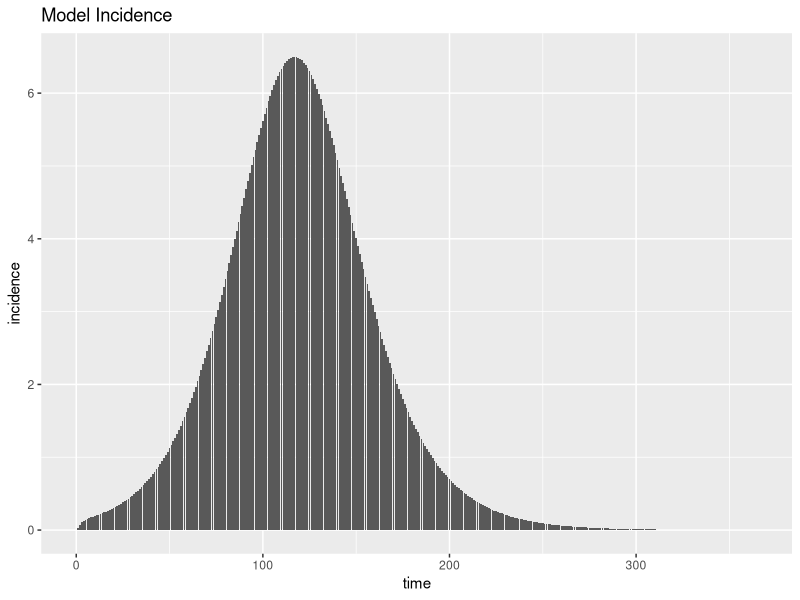
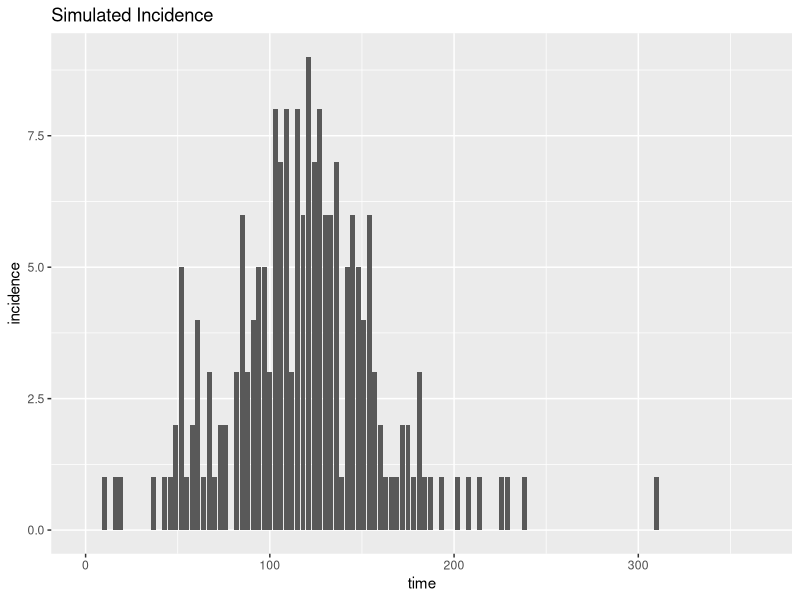
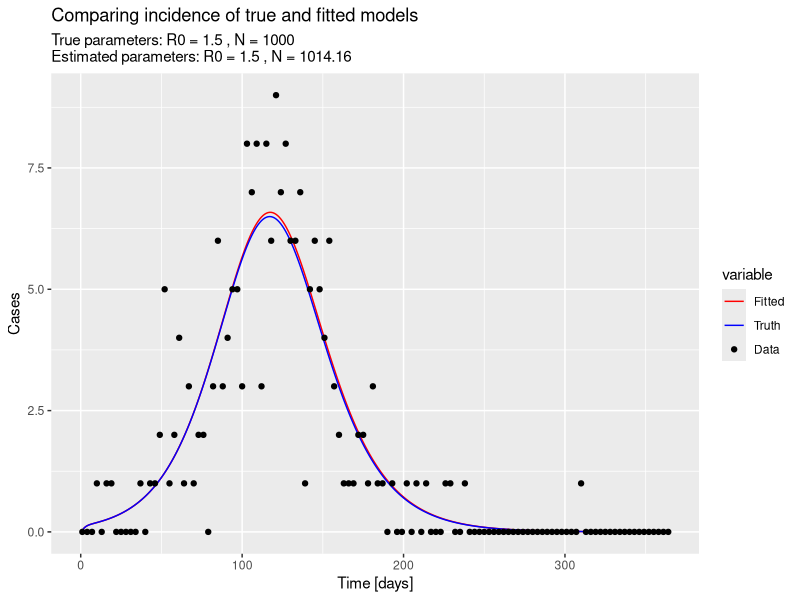
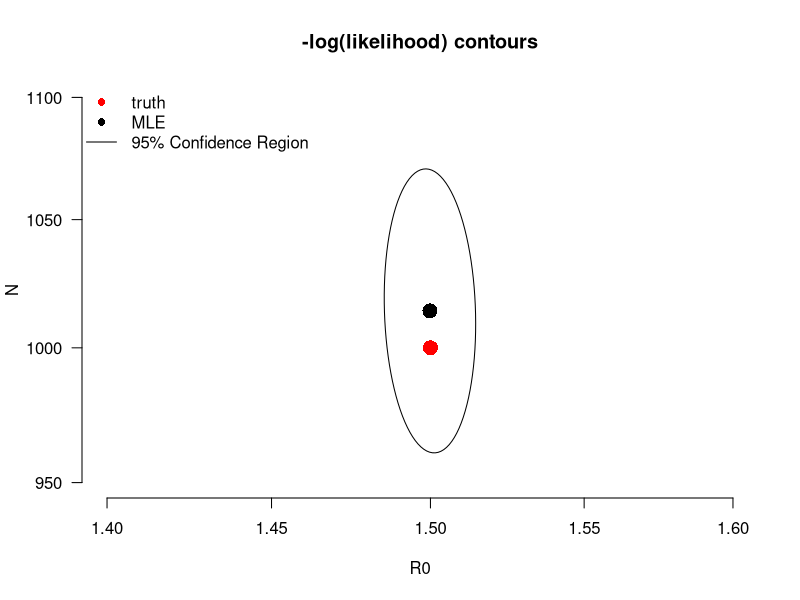
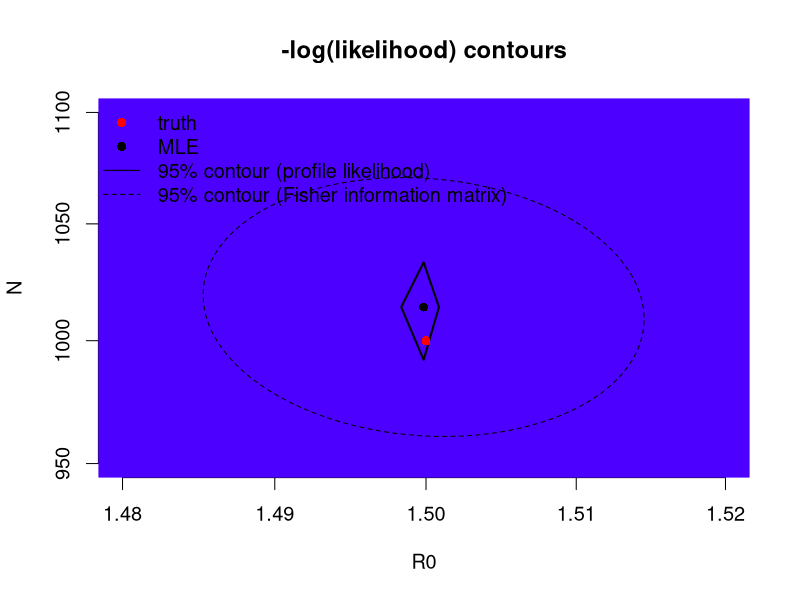
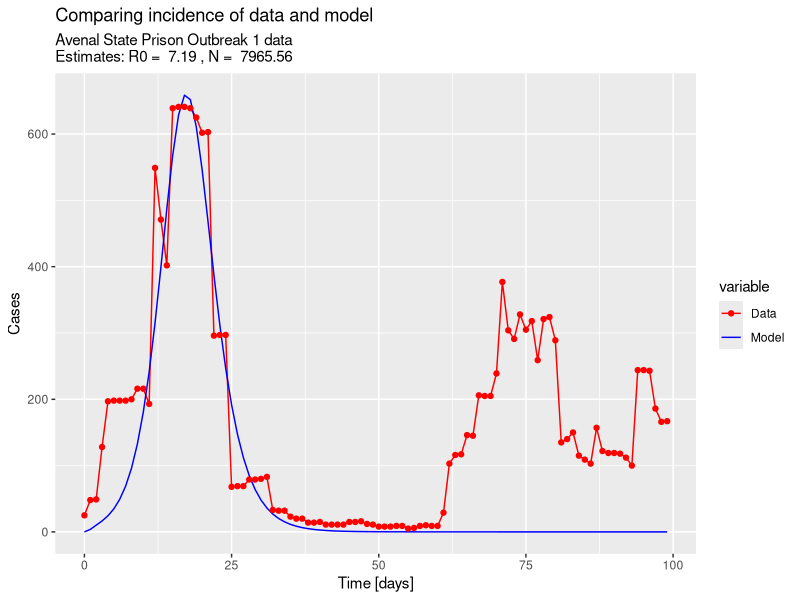
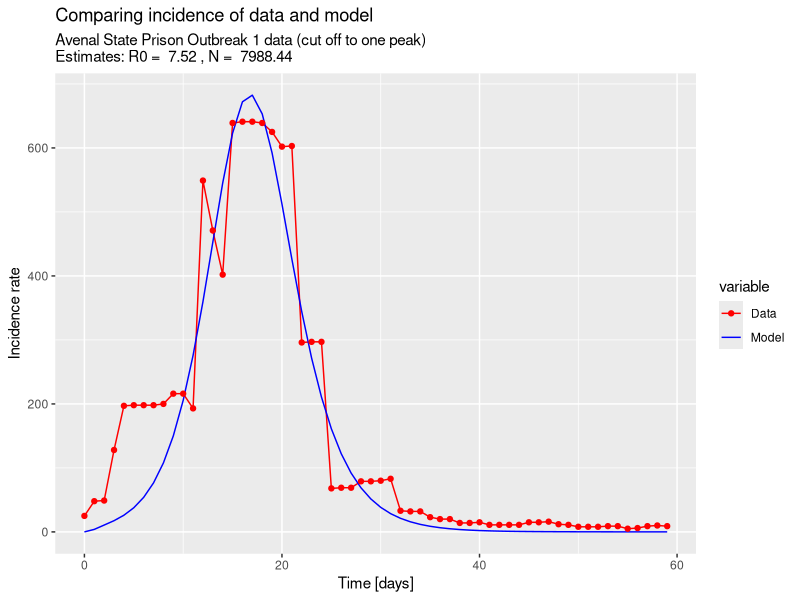
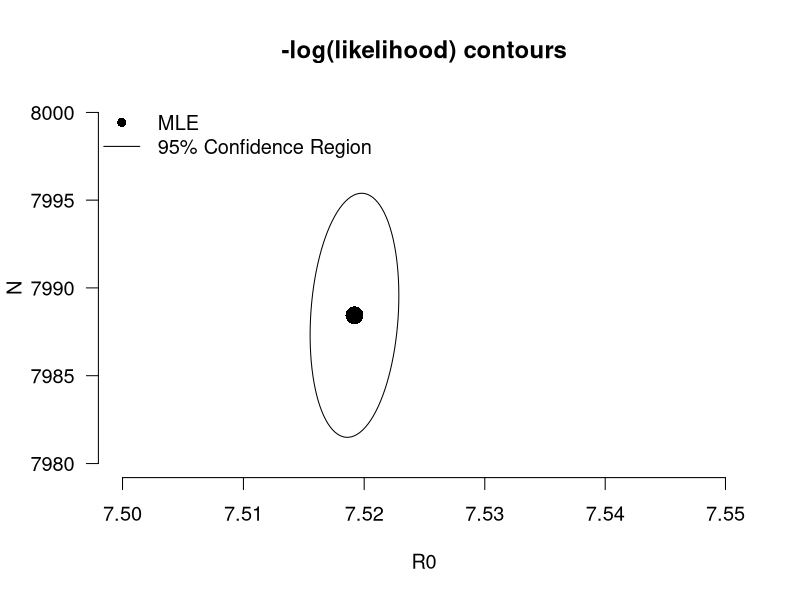

These figures' R source, in order:
##################################################################################
##################################################################################
# an R script to estimate R0 and N using an SEIR model
#
# Project: COVID in Prisons, ICI3D MMED 2023
#
##################################################################################

# Load packages -----------------------------------------------------------

require(boot); require(deSolve); require(ellipse); require(tidyverse); require(cowplot)

# Parameters --------------------------------------------------------------

## Parameters for SEIR model
## to be passed as default parameters to disease_params()
latentPeriod <- 3        # days
infectiousPeriod <- 7    # days

# Functions ---------------------------------------------------------------

## Function that makes a list of disease parameters ##
## > R0 and N are undefined (we treat N as an unknown parameter, because the
##   population size for each outbreak in the prisons are not known. Therefore,
##   we have to estimate it.)
## > Rates gamma and sigma are defined with the parameters stated above.

disease_params <- function(R0,                         # basic reproduction number, unknown
                           N,                          # the total population, unknown
                           gamma = 1/infectiousPeriod, # rate of removal
                           sigma = 1/latentPeriod)     # rate of progression
{
  return(as.list(environment()))
}

## Function that makes a vector of initial state variable conditions ##
## initI - initial value of I as argument (defaults to 1)

init_cond <- function(initI = 1) {
  init <- c(E = 0,       # exposed
            I = initI,   # infected
            X = 0,       # removed
            C = 0)       # cumulative cases
  
  return(init)
}

## Function defining the SEIR model ##
## > We remove the S compartment, since we cannot define its initial conditions
##   due to N being treated as an unknown parameter. S will be calculated later
##   in the next function (simEpidemic).
## > 'X' is used instead of 'R' to avoid confusion with R0, the reproduction 
##   number.
## > 'C' is an added compartment that calculates the cumulative infected cases 
##   per time step. The difference between 'C' at time t and t-1 will be the 
##   incidence.
## > Overall, this model is a standard deterministic SEIR model with no births,
##   deaths, introductions, replenishment of susceptibles, etc.
seixc <- function(tt, yy, parms) with(c(parms,as.list(yy)), {
  
  ## Infectious contact rate
  beta <- R0*gamma/N                
  
  ## State variable derivatives (ODE system)
  ## State variables are: E, I, X, C
  ## Since there is no S compartment, we substitute S with N-E-I-X
  deriv <- rep(NA,4)
  deriv[1] <-	beta*(N-E-I-X)*I - sigma*E   # dEdt
  deriv[2] <-	sigma*E - gamma*I            # dIdt
  deriv[3] <-	gamma*I                      # dXdt
  deriv[4] <- sigma*E                      # cumulative cases C
  return(list(deriv))
})

## Function to run the deterministic model simulation, based on the ODE system defined in seixc() ##
## This function outputs a dataframe with the following variables:
## > time - time-step
## > S, E, I, X, C - number of individuals in each compartment per timestep
## > N - total population
## > incidence - the number of incident cases, calculated as the difference in C 
##   over each time step
## > inc_rate - the incidence rate (incidence/N) per time step
simEpidemic <- function(init, tseq, modFunction=seixc, parms = disease_params()) {
  modDat <- as.data.frame(lsoda(init, tseq, modFunction, parms=parms))
  modDat$N <- rep(parms$N, nrow(modDat))             # total population N
  modDat$S <- with(modDat, N-E-I-X)                  # Here we add compartment S. Recall that S = N-E-I-X
  modDat$incidence <- c(modDat$C[1],diff(modDat$C))  # incident cases (difference in C over each time step)
  modDat$inc_rate <- with(modDat, incidence/N)       # incidence rate based on total population N
  col_order <- c("time","S", "E", "I", "X", "C", "N", "incidence", "inc_rate")  # for rearranging the columns
  return(modDat[,col_order])
}

## Function to create simulated data using the model ##
## From a simulated epidemic, measure the incidence proportion at several time points by drawing
## cross-sectional samples of individuals at each time, testing them, and then calculating sample
## incidence proportion and associated binomial confidence intervals. The incidence per time
## step will then be calculated from the difference in exposed between each time step.
##
## This function be used to generate simulated data for testing the model and optimization functions.

sampleEpidemic <- function(modDat,                                   # Simulated "data" which we treat as real 
                           sampleDates = seq(1, 365, by = 3),        # Sample every 3 days for 1 year
                           N = rep(1000, length(sampleDates))        # Number of individuals sampled at each time point
){
  inc_rate_at_sample_times <- modDat[modDat$time %in% sampleDates, 'inc_rate']
  inc <- rbinom(length(N), N, inc_rate_at_sample_times)
  lci <- mapply(function(x,n) binom.test(x,n)$conf.int[1], x = inc, n = N)
  uci <- mapply(function(x,n) binom.test(x,n)$conf.int[2], x = inc, n = N)    
  return(data.frame(time = sampleDates, incidence = inc, N, samp_inc_rate =  inc/N,
                    lci = lci, uci = uci))
}

## Function to calculate residual sum of squares ## 
## This will be passed to the objective function, which will be passed to optim()
ressum <- function(parms, obsDat, init, tseq) {
  modDat <- simEpidemic(init, parms=parms, tseq)
  ## What are the rows from our simulation at which we have observed data?
  matchedTimes <- modDat$time %in% obsDat$time
  sqe <- (obsDat$incidence - modDat$incidence[matchedTimes])^2
  return(sum(sqe))
}

## Function to combine guess (fit parameters) and fixed parameters ##
## This will be used within the objective function.
subsParms <- function(fit.params, fixed.params=disease_params())
  within(fixed.params, {
    loggedParms <- names(fit.params)[grepl('log_', names(fit.params))]
    unloggedParms <- names(fit.params)[!grepl('log_', names(fit.params))]        
    for(nm in unloggedParms) assign(nm, as.numeric(fit.params[nm]))
    for(nm in loggedParms) assign(gsub('log_','',nm), exp(as.numeric(fit.params[nm])))
    rm(nm, loggedParms, unloggedParms)
  })

## Objective function to be passed to optim() for parameter estimation ##
## Make the objective function a function of fixed and fitted parameters
objFXN <- function(fit.params,                        # paramters to fit
                   fixed.params = disease_params(),   # fixed paramters
                   obsDat,                            # observed data
                   init,
                   tseq) {                 
  parms <- subsParms(fit.params, fixed.params)
  ressum(parms, obsDat = obsDat, init=init, tseq = tseq)  # then ressum
}

# Test the functions with simulated data ----------------------------------

## Generate simulated data ##
## We will create "observed data" by sampling from a model with known R0 and N
trueParms <- disease_params(R0 = 1.50, N=1000)  # underlying model parameters
init.pop <- init_cond()                         # keep the default initial conditions
time.out <- seq(0, 365, 1)                      # range of timepoints for model time series

modDat <- simEpidemic(init.pop, parms = trueParms, tseq = time.out) # Simulated epidemic (underlying process)
ggplot(modDat, aes(x = time, y = incidence)) + 
  geom_col() +
  labs(title = "Model Incidence")              # quick look at the model incidence

set.seed(1)                                    # Initiate the random number generator
myDat <- sampleEpidemic(modDat)                # Simulate data from the sampling process (acts as our "observed data")
ggplot(myDat, aes(x=time, y=incidence)) + 
  geom_col() +
  labs(title = "Simulated Incidence")          # quick look at the simulated incidence

## Use optim to estimate R0 and N ##
## Intial estimation via SANN
optim.vals <- optim(par = c(log_R0 = log(1), log_N = log(1000))
                    , objFXN
                    , fixed.params = disease_params()  # defined at top of script
                    , obsDat = myDat
                    , init = init.pop
                    , tseq = time.out
                    , control = list(trace = 3, maxit = 150)
                    , method = "SANN")

## See initial estimates
estimParms <- exp(unname(optim.vals$par))
names(estimParms) <- c('R0', 'N')
trueParms[c('R0', 'N')]   # true values
estimParms                # estimated values

## Feed the last parameters of SANN in as the first values of Nelder-Mead
optim.vals <- optim(par = optim.vals$par
                    , objFXN
                    , fixed.params = disease_params()
                    , obsDat = myDat
                    , init = init.pop
                    , tseq = time.out
                    , control = list(trace = 3, maxit = 800, reltol = 10^-7)
                    , method = "Nelder-Mead"
                    , hessian = T)


## Store estimates
MLEfits <- optim.vals$par
log_R0.fit <- MLEfits["log_R0"]
log_N.fit <- MLEfits["log_N"]
estimParms <- exp(unname(MLEfits))
names(estimParms) <- c('R0', 'N')

## See final estimates
trueParms[c('R0', 'N')]   # true values
estimParms                # estimated values

## Simulate an epidemic using the R0 estimate (fitDat)
fitDat <- simEpidemic(init = init.pop, tseq = time.out, parms = subsParms(optim.vals$par, trueParms))

## Visually compare incidence (cases) of fitDat and modDat (the true underlying process)
df <- rbind(modDat = modDat %>% 
              mutate(variable = "modDat"),
            fitDat = fitDat %>% 
              mutate(variable = "fitDat"))

myDat <- myDat %>% 
  mutate(variable = "myDat")

ggplot(df, aes(x = time, y = incidence, color = variable))+
  geom_line() +
  geom_point(data = myDat, mapping=aes(x = time, y=incidence, color = variable)) +
  labs(title = "Comparing incidence of true and fitted models",
       subtitle = paste("True parameters: R0 =", trueParms['R0'], ", N =", trueParms['N'],
                        "\nEstimated parameters: R0 =", round(estimParms['R0'],2), ", N =", round(estimParms['N'],2)),
       x= "Time [days]",
       y= "Cases") +
  scale_color_manual(labels = c("Fitted","Truth","Data"), values = c("red", "blue", "black"))


# Contour plots for simulated data ----------------------------------------

## Generate contour plots with the Hessian ##
fisherInfMatrix <- solve(optim.vals$hessian) ## invert the Hessian, to estimate the covar-var matrix of parameter estimates

## Create a sequence of R0 and N values for the grid
res <- 15
R0.seq <- exp(seq(log_R0.fit-1, log_R0.fit+1, l = res))
N.seq <- exp(seq(log_N.fit-1, log_N.fit + 1, l = res))

## Initialize plot of parameters
plot(1,1, type = 'n', log = 'xy',
     # xlim = range(R0.seq), ylim = range(N.seq),
     xlim = c(1.4,1.6), ylim = c(950,1100),  # use these limits to zoom-in
     las = 1,
     xlab = expression(R0), ylab = expression(N),
     main = "-log(likelihood) contours", bty = "n")
## Add true parameter values to the plot
with(trueParms, points(R0, N, pch = 16, cex = 2, col = 'red'))
## Add MLE to the plot
points(exp(MLEfits['log_R0']), exp(MLEfits['log_N']), pch = 16, cex = 2, col = 'black')
## Add 95% contour ellipse from Hessian
lines(exp(ellipse(fisherInfMatrix, centre = MLEfits, level = .95)))
legend("topleft", c('truth', 'MLE', '95% Confidence Region'), lty = c(NA, NA, 1), pch = c(16,16, NA),
       col = c('red', 'black', 'black'), bg='white', bty = 'n')

## Change the xlim and ylim values to zoom-into the plot!

## Generate contour plots with likelihood profiles ##
objXR0_N <- function(R0, N, fixed.params = disease_params(), browse=F, obsDat,
                     init, tseq) {
  objFXN(fit.params = c(log_R0 = log(R0), log_N = log(N))
         , fixed.params = fixed.params, obsDat, init, tseq)}

objXR0_NVEC <- Vectorize(objXR0_N, list("R0", "N"))

mat <- outer(R0.seq, N.seq, objXR0_NVEC, init = init_cond(), tseq=time.out, obsDat=myDat)

ml.val <- optim.vals$value
conf.cutoff <- ml.val + qchisq(.95,2)/2

## Show likelihood contours
par(cex = 1.2)
plot(1,1, type = 'n', log = 'xy',
     # xlim = range(R0.seq), ylim = range(N.seq),
     xlim = c(1.48,1.52), ylim = c(950,1100),  # use these limits to zoom-in
     xlab = expression(R0), ylab = expression(N),
     main = "-log(likelihood) contours", bty = "n")
.filled.contour(R0.seq, N.seq, mat, levels = seq(min(mat), max(mat), l=20), col = topo.colors(20))
## Add contour for 95% CI from likelihood ratio
contour(R0.seq, N.seq, mat, levels = c(conf.cutoff),
        col = "black", lwd = 2, labels = "", labcex = .2, add = T)
## Add contour for 95% CI from Hessian
lines(exp(ellipse(fisherInfMatrix, centre = MLEfits, level = .95)), lty = 2)
## Add MLE to the plot
points(exp(log_R0.fit), exp(log_N.fit), pch = 16, cex = 1, col = 'black')
## Add true parameter values to the plot
with(trueParms, points(R0, N, pch = 16, cex = 1, col = 'red'))
legend("topleft",
       c('truth', 'MLE', '95% contour (profile likelihood)', '95% contour (Fisher information matrix)')
       , lty = c(NA, NA, 1, 2), pch = c(16,16, NA, NA),
       col = c('red', rep('black',3)), bg='white', bty = 'n')

## Change the xlim and ylim values to zoom-into the plot!

# Estimate R0 and N with actual data ----------------------------------------

## Import and wrangle dataset
all.data <- read_csv("new_cases_per_day.csv")

## Extract one outbreak: Avenal State Prison (ASP) Outbreak 1
ASP.1.data <- all.data %>%
  filter(Facility_Outbreak == "Avenal State Prison (ASP) Outbreak 1") %>%
  select(Date, Daily_New_Cases) %>% 
  rename(incidence = Daily_New_Cases) %>% 
  mutate(time = seq(0,nrow(.)-1)) %>%
  filter(time < 100)

ASP.1.data

## Define time sequence and initial conditions
time.out2 <- seq(0, max(ASP.1.data$time), 1)
init.prison <- init_cond(initI = 25)

## Use optim to estimate R0
prison.estim <- optim(par = c(log_R0 = log(1), log_N = log(1000))
                      , objFXN
                      , fixed.params = disease_params()  # defined at top of script
                      , obsDat = ASP.1.data
                      , init = init.prison
                      , tseq = time.out2
                      , control = list(trace = 3, maxit = 150)
                      , method = "SANN")

## Feed the last parameters of SANN in as the first values of Nelder-Mead
# prison.estim <- optim(par = optim.vals$par
#                     , objFXN
#                     , fixed.params = disease_params()
#                     , obsDat = ASP.1.data
#                     , init = init.pop
#                     , tseq = time.out2
#                     , control = list(trace = 3, maxit = 800, reltol = 10^-7)
#                     , method = "Nelder-Mead"
#                     , hessian = T)

## View the R0 estimate
estimParms <- exp(unname(prison.estim$par))
names(estimParms) <- c('R0', 'N')
estimParms

## Run the SEIR model with the R0 estimate
prison.ts <- simEpidemic(init.prison, time.out2, seixc, disease_params(R0 = estimParms['R0'], N = estimParms['N']))

## Visually compare incidence of the model and actual data

df2 <- rbind(ASP.1.data %>% 
               select(-Date) %>% 
               mutate(variable = "ASP.1.data"),
             prison.ts %>% 
               select(incidence, time) %>% 
               mutate(variable = "prison.ts"))

ggplot(df2, aes(x = time, y = incidence, color = variable))+
  geom_line() +
  geom_point(data = subset(df2, df2$variable == "ASP.1.data"), mapping=aes(x = time, y=incidence, color = variable)) +
  labs(title = "Comparing incidence of data and model",
       subtitle = paste("Avenal State Prison Outbreak 1 data
Estimates: R0 = ", round(estimParms['R0'],2), ", N = ", round(estimParms['N'],2)),
x= "Time [days]",
y= "Cases") +
  scale_color_manual(labels = c("Data","Model"), values = c("red", "blue"))

## The model incidence and actual incidence clearly do not fit well based on
## visual inspection. The model cannot match the data incidence with two peaks,
## and is only fitting one peak.
## Let's try to cut the data to only include the initial peak, and then assess
## model performance.

# Estimate with one-peak data ---------------------------------------------

ASP.1.data.cut <- ASP.1.data %>%
  filter(time < 60)  # cutoff at day 60 of outbreak

time.out3 <- seq(0, max(ASP.1.data.cut$time), 1)

prison.estim.cut <- optim(par = c(log_R0 = log(1), log_N = log(1000))
                          , objFXN
                          , fixed.params = disease_params()
                          , obsDat = ASP.1.data.cut
                          , init = init.prison
                          , tseq = time.out3
                          , control = list(trace = 3, maxit = 150)
                          , method = "SANN"
                          , hessian = T)

## Feed the last parameters of SANN in as the first values of Nelder-Mead
# prison.estim.cut <- optim(par = optim.vals$par
#                     , objFXN
#                     , fixed.params = disease_params()
#                     , obsDat = ASP.1.data.cut
#                     , init = init.prison
#                     , tseq = time.out3
#                     , control = list(trace = 3, maxit = 800, reltol = 10^-7)
#                     , method = "Nelder-Mead"
#                     , hessian = T)

## Store estimates
MLEfits <- prison.estim.cut$par
log_R0.fit <- MLEfits["log_R0"]
log_N.fit <- MLEfits["log_N"]
estimParms2 <- exp(unname(MLEfits))
names(estimParms2) <- c('R0', 'N')

## See final estimates
estimParms2

## Run the SEIR model with the R0 estimate

prison.ts.cut <- simEpidemic(init.prison, time.out3, seixc, disease_params(R0 = estimParms2['R0'], N = estimParms2['N']))

## Visually compare incidence rates of the model and actual data

df3 <- rbind(ASP.1.data.cut %>% 
               select(-Date) %>% 
               mutate(variable = "ASP.1.data.cut"),
             prison.ts.cut %>% 
               select(incidence, time) %>% 
               mutate(variable = "prison.ts.cut"))

ggplot(df3, aes(x = time, y = incidence, color = variable))+
  geom_line() +
  geom_point(data = subset(df3, df3$variable == "ASP.1.data.cut"), mapping=aes(x = time, y=incidence, color = variable)) +
  labs(title = "Comparing incidence of data and model",
       subtitle = paste("Avenal State Prison Outbreak 1 data (cut off to one peak)
Estimates: R0 = ", round(estimParms2['R0'],2), ", N = ", round(estimParms2['N'],2)),
x= "Time [days]",
y= "Incidence rate") +
  scale_color_manual(labels = c("Data","Model"), values = c("red", "blue"))

## The model is somewhat closer to the data in shape
## Are the estimated R0 and N values reasonable?

# Contour plots for actual data -------------------------------------------
## We will use the estimated R0 and N from the ASP1 data restricted to one peak

## Generate contour plots with the Hessian ##
fisherInfMatrix <- solve(prison.estim.cut$hessian)

## Create a sequence of R0 and N values for the grid
R0.seq <- exp(seq(log_R0.fit-1, log_R0.fit+1, l = res))
N.seq <- exp(seq(log_N.fit-1, log_N.fit + 1, l = res))

## Initialize plot of parameters
plot(1,1, type = 'n', log = 'xy',
     # xlim = range(R0.seq), ylim = range(N.seq),
     xlim = c(7.50,7.55), ylim = c(7980,8000),  # use these limits to zoom-in
     las = 1,
     xlab = expression(R0), ylab = expression(N),
     main = "-log(likelihood) contours", bty = "n")
## Add MLE to the plot
points(estimParms2['R0'], estimParms2['N'], pch = 16, cex = 2, col = 'black')
## Add 95% contour ellipse from Hessian
lines(exp(ellipse(fisherInfMatrix, centre = MLEfits, level = .95)))
legend("topleft", c('MLE', '95% Confidence Region'), lty = c(NA, 1), pch = c(16, NA),
       col = c('black', 'black'), bg='white', bty = 'n')

## Generate contour plots with likelihood profiles ##
mat <- outer(R0.seq, N.seq, objXR0_NVEC, init = init_cond(), tseq=time.out, obsDat=myDat)

ml.val <- prison.estim.cut$value
conf.cutoff <- ml.val + qchisq(.95,2)/2

## Show likelihood contours
par(cex = 1.2)
plot(1,1, type = 'n', log = 'xy',
     xlim = range(R0.seq), ylim = range(N.seq),
     # xlim = c(7.50,7.55), ylim = c(7980,8000),  # use these limits to zoom-in
     xlab = expression(R0), ylab = expression(N),
     main = "-log(likelihood) contours", bty = "n")
.filled.contour(R0.seq, N.seq, mat, levels = seq(min(mat), max(mat), l=20), col = topo.colors(20))
## Add contour for 95% CI from likelihood ratio
## This comes out really large!
contour(R0.seq, N.seq, mat, levels = c(conf.cutoff),
        col = "black", lwd = 2, labels = "", labcex = .2, add = T)
## Add contour for 95% CI from Hessian
lines(exp(ellipse(fisherInfMatrix, centre = MLEfits, level = .95)), lty = 2)
## Add MLE to the plot
points(exp(log_R0.fit), exp(log_N.fit), pch = 16, cex = 1, col = 'black')
## Add true parameter values to the plot
legend("topleft",
       c('MLE', '95% contour (profile likelihood)', '95% contour (Fisher information matrix)')
       , lty = c(NA, 1, 2), pch = c(16, NA, NA),
       col = c(rep('black',3)), bg='white', bty = 'n')

# Plots used in the report ------------------------------------------------

## Figure 1
ggplot(df, aes(x = time, y = incidence, color = variable))+
  geom_line() +
  geom_point(data = myDat, mapping=aes(x = time, y=incidence, color = variable)) +
  #  geom_ribbon(data = myDat, mapping=aes(x = time, y = samp_inc_rate, ymin=lci, ymax=uci), color = NA, fill = "black", alpha = 0.2) +
  labs(x= "Time [days]",
       y= "cases") +
  scale_color_manual(labels = c("Fitted","Truth","Data"), values = c("red", "blue", "black")) +
  theme(legend.title= element_blank())

## Figure 2
A <- ggplot(df2, aes(x = time, y = incidence, color = variable))+
  geom_line() +
  geom_point(data = subset(df2, df2$variable == "ASP.1.data"), mapping=aes(x = time, y=incidence, color = variable)) +
  labs(x= "Time [days]",
       y= "Incidence rate") +
  scale_color_manual(labels = c("Data","Model"), values = c("red", "blue")) +
  theme(legend.position = "bottom", legend.title= element_blank())

B <- ggplot(df3, aes(x = time, y = incidence, color = variable))+
  geom_line() +
  geom_point(data = subset(df3, df3$variable == "ASP.1.data.cut"), mapping=aes(x = time, y=incidence, color = variable)) +
  labs(x= "Time [days]",
       y= "Incidence rate") +
  scale_color_manual(labels = c("Data","Model"), values = c("red", "blue"))

AB <- plot_grid(A+theme(legend.position = "none"), 
                B + theme(legend.position = "none"), 
                labels = "AUTO", ncol=2)

legend <- get_legend(A)

plot_grid(AB, legend, ncol=1,rel_heights = c(0.95, 0.05))
